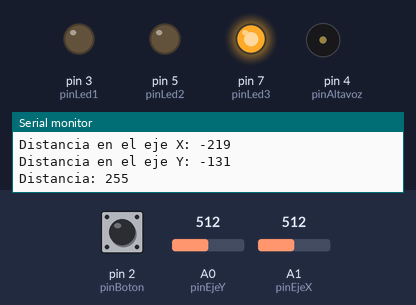
The sketch below on a simulated Arduino Uno, built with avr-gcc and run on an emulated ATmega328P. On the bench: output pins drawn as LEDs (lit = HIGH), buzzer (waves = sounding), the last lines printed to the serial monitor. Dashed ring = blinking. The test bench sets the inputs (shaded band); at power-on: A1 (pinEjeX) = 512, A0 (pinEjeY) = 512, pin 2 (pinBoton) HIGH. Random numbers use the default seed unless the sketch sets one.

Above: at 1.2 s.
1.3 s: A1 (pinEjeX) set to 722
At 2.01 s:
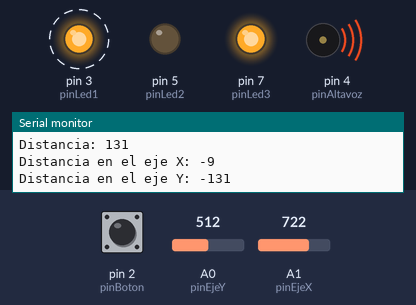
4.3 s: A1 (pinEjeX) set to 748
At 6.5 s:
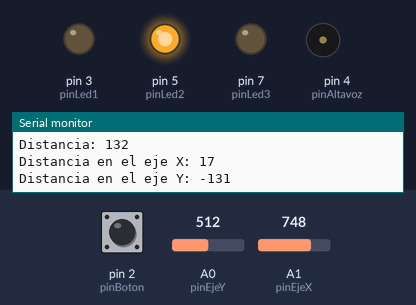
7.3 s: A0 (pinEjeY) set to 716
10.3 s: A0 (pinEjeY) set to 900
13.3 s: A1 (pinEjeX) set to 122
At 15.8 s:
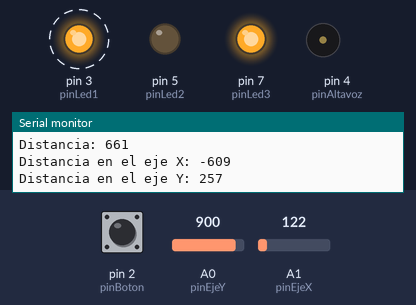
Timing chart, 0 to 17.3 s (numbered marks = the images above; inputs shaded):
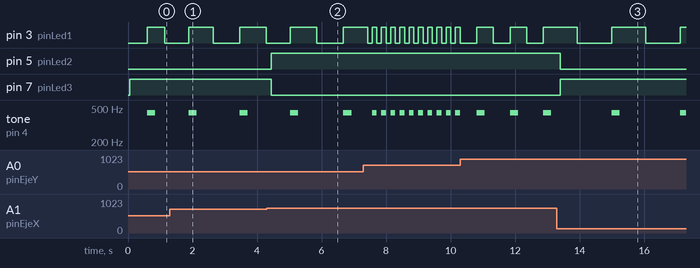

Measured:
- the behaviour switches between 731 and 732 on A1 (pinEjeX) (found by bisection; images 1 and 2)
- after the input at 4.3 s, pin 5 (pinLed2): LOW → HIGH after 0.13 s; pin 7 (pinLed3): HIGH → LOW after 0.13 s
- after the input at 13.3 s, pin 5 (pinLed2): HIGH → LOW after 0.10 s; pin 7 (pinLed3): LOW → HIGH after 0.10 s
- by itself, pin 3 (pinLed1): alternates HIGH for 1.1 s and LOW for 1.1 s

The sketch:

radar_modificado_0.1.ino
```cpp
const int pinBoton = 2;
const int pinEjeY = A0;
const int pinEjeX = A1;

const int pinLed1 = 3;
const int pinLed2 = 5;
const int pinLed3 = 7;
const int pinAltavoz = 4;

int valorEjeX = 0;
int valorEjeY = 0;
int estadoBoton = 0;
int frecuenciaNota = 440;
int duracionSonido = 250;
int xObjetivo = 0;
int yObjetivo = 0;
int intervalo = 2000;
bool ejecutarSonido = false;
unsigned long tiempoActual = 0;
unsigned long tiempoAnterior = 0;
int frecuenciasMelodia[] = {
  262, 196, 196, 220, 196, 0, 247, 262
};

int duracionDeNotas[] = {
  4, 8, 8, 4, 4, 4, 4, 4
};
void setup() {
//inicializaciones
  pinMode(pinBoton, INPUT);
  pinMode(pinLed1, OUTPUT);
  pinMode(pinLed2, OUTPUT);
  pinMode(pinLed3, OUTPUT);
  digitalWrite(pinBoton, HIGH);
  Serial.begin(9600);
    iniciarDatosAleatorios();
} //llave del setup
 /*
 * Esta función crea el punto objetivo del juego
 */
void iniciarDatosAleatorios() {

 // Si no ponemos esta línea siempre empieza con los mismos valores
  randomSeed(analogRead(A2));

  xObjetivo = random(1023);
  yObjetivo = random(1023);
  Serial.println("Nuevas coordenadas");
  Serial.print("Eje X: ");
  Serial.println(xObjetivo);
  Serial.print("Eje Y: ");
  Serial.println(yObjetivo);


}
void loop() {
  leerDatos();
  procesarDatos();
  ejecutarSonidosYLuces();

}
/*
 * Esta función sólo lee datos y los guarda en variables.
 */
void leerDatos() {
  valorEjeX = analogRead(pinEjeX);
  valorEjeY = analogRead(pinEjeY);
  estadoBoton = digitalRead(pinBoton);
  tiempoActual = millis();
}
/*
 * Esta función procesa los datos leídos y cambia las variables para la ejecución de sonidos.
 */
void procesarDatos() {
  // distancia entre dos puntos de coordenadas X Y

  long distanciaX = valorEjeX - xObjetivo;
  Serial.print("Distancia en el eje X: ");
  Serial.println(distanciaX);
  long distanciaY = valorEjeY - yObjetivo;
  Serial.print("Distancia en el eje Y: ");
  Serial.println(distanciaY);
  //esto es la raiz cuadrada de la suma de los cuadrados de diferencia.
  long distanciaReal = sqrt(sq(distanciaX)+sq(distanciaY));
  Serial.print("Distancia: ");
  Serial.println(distanciaReal);

  if (distanciaX>0){
     digitalWrite(pinLed2,HIGH);
     digitalWrite(pinLed3,LOW);
  }
else{
  digitalWrite(pinLed2,LOW);
     digitalWrite(pinLed3,HIGH);
}
  if (distanciaReal >= 1000)
  {
    intervalo = 2000;
  }
  else if (distanciaReal >= 800 && distanciaReal < 1000) {
    intervalo = 1500;
  }
  else if (distanciaReal >= 600 && distanciaReal < 800) {
    intervalo = 1000;
  }
  else if (distanciaReal >= 400 && distanciaReal < 600) {
    intervalo = 750;
  }
  else if (distanciaReal >= 200 && distanciaReal < 400) {
    intervalo = 500;
  }
  else if (distanciaReal >= 120 && distanciaReal < 200) {
    intervalo = 750;
  }
  else if (distanciaReal >= 75 && distanciaReal < 120) {
    intervalo = 250;
  }
  else if (distanciaReal >= 50 && distanciaReal < 75) {
    intervalo = 100;
  }
  else { // con menos de 50 de distancia considero que ya se ha acertado el punto
    secuenciaFinal();
  }
}
/*
 * Esta función en función de las variables anteriores enciende el led y activa el led
 */
void ejecutarSonidosYLuces() {
  if (tiempoActual - tiempoAnterior >= intervalo) {
     tiempoAnterior = tiempoActual;
     ejecutarSonido = !ejecutarSonido;
     if (ejecutarSonido) {
      tone(pinAltavoz, frecuenciaNota, duracionSonido);
      digitalWrite(pinLed1,HIGH);
     }
     else {
      noTone(pinAltavoz);
      digitalWrite(pinLed1,LOW);
     }
  }
}
/*
 * Esta función toca una melodía y vuelve a iniciar las coordenadas.
 */
void secuenciaFinal() {

  for (int estaNota = 0; estaNota < 8; estaNota++) {


    int duracionNota = 1000 / duracionDeNotas[estaNota];
    tone(pinAltavoz, frecuenciasMelodia[estaNota], duracionNota);
    digitalWrite(pinLed1,LOW);
    int pausaEntreNotas = duracionNota * 1.30;
    delay(pausaEntreNotas);
    digitalWrite(pinLed1,HIGH);
    noTone(pinAltavoz);
  }
  iniciarDatosAleatorios();
}
```
